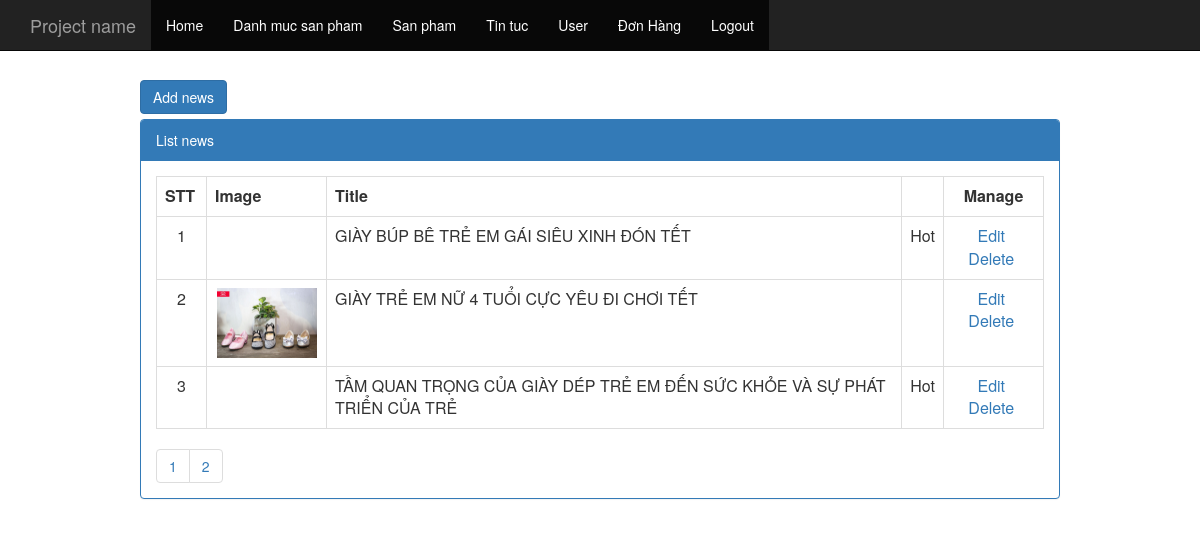
The app's page /admin/index.php?controller=news (signed in) with its own data.
### tables this page shows
CREATE TABLE `tbl_news` (
  `pk_news_id` int(11) NOT NULL,
  `c_name` varchar(500) NOT NULL,
  `c_description` varchar(20000) NOT NULL,
  `c_content` text NOT NULL,
  `c_img` varchar(500) NOT NULL,
  `c_hotnews` int(11) NOT NULL
);

### admin/controller/controller_news.php (called while the page is built, shortened)
<?php
class controller_news extends controller{
    public function __construct(){
        $total_record = $this->model->num_rows("select * from tbl_news");
        $record_per_page = 3;
        $num_page = ceil($total_record/$record_per_page);
        $p = isset($_GET["p"])&&is_numeric($_GET["p"])&&$_GET["p"]>0 ? ($_GET["p"]-1):0;
        $from = $p*$record_per_page;
        $arr = $this->model->fetch("select * from tbl_news order by pk_news_id desc limit $from,$record_per_page");
        include "view/view_news.php";
    }
}
new controller_news();
?>

### application/controller.php (called while the page is built, shortened)
<?php
    class controller{
        public function __construct()
        {
            $this->model = new model();
        }
    }
?>

### application/model.php (called while the page is built, shortened)
<?php
    class model{
        public function fetch($sql){
            global $link;
            $result = mysqli_query($link,$sql);
            $arr = array();
            while($rows = mysqli_fetch_array($result))
                $arr[] = $rows;
            return $arr;
        }
        public function num_rows($sql){
            global  $link;
            $result = mysqli_query($link,$sql);
            return mysqli_num_rows($result);
        }
    }
?>

### admin/view/view_news.php (the view, shortened to what this page needs)
<div class="col-md-10 col-xs-offset-1">
	<div style="margin-bottom:5px;">
		<a href="index.php?controller=add_edit_news&act=add" class="btn btn-primary">
		Add news
		</a>
	</div>
	<div class="panel panel-primary">
		<div class="panel-heading">
			List news
		</div>
		<div class="panel-body">
			<table class="table table-bordered table-hover">
			<tr>
				<th style="width:50px">STT</th>
				<th style="width:120px;">Image</th>
				<th>Title</th>
                <th style="70px"></th>
				<th style="width:100px; text-align: center;">Manage</th>
			</tr>
                <?php
                $stt = 0;
                    foreach($arr as $rows){
                        $stt++;
                ?>
			<tr>
				<td style="text-align:center"><?php echo $stt; ?></td>
				<td style="text-align:center"> <?php
                    if (file_exists("../public/upload/news/".$rows["c_img"])){
                        ?>
                        <img src="<?php echo "../public/upload/news/".$rows['c_img']; ?>" style="width:100px;">
                    <?php }?>
				</td>
				<td><?php echo $rows["c_name"]; ?></td>
                <td style="text-align: center">
                    <?php  echo isset($rows["c_hotnews"])&&$rows["c_hotnews"]==1 ?"Hot" : "" ?>
                </td>
				<td style="text-align:center">
					<a href="index.php?controller=add_edit_news&act=edit&id=<?php echo $rows["pk_news_id"]; ?>">Edit</a>&nbsp;
					<a href="index.php?controller=news&act=delete&id=<?php echo $rows["pk_news_id"]; ?>" onclick="return window.confirm('Are you sure?');">Delete</a>&nbsp;
				</td>
			</tr>
                <?php }?>
			</table>
			<ul class="pagination">
                <?php
                    for ($i = 1;$i<= $num_page;$i++){
                ?>
				<li>
				<a href="index.php?controller=news&p=<?php echo $i?>"><?php echo $i; ?></a></li>
                <?php }?>
			</ul>
		</div>
	</div>
</div>

### admin/view/view_news.php (style rules this page uses)
.pagination { padding: 0px; margin: 0px; }

### records on screen
tbl_news: c_name "GIÀY BÚP BÊ TRẺ EM GÁI SIÊU XINH ĐÓN TẾT", c_hotnews "Hot"
tbl_news: c_img (picture), c_name "GIÀY TRẺ EM NỮ 4 TUỔI CỰC YÊU ĐI CHƠI TẾT"
tbl_news: c_name "TẦM QUAN TRỌNG CỦA GIÀY DÉP TRẺ EM ĐẾN SỨC KHỎE VÀ SỰ PHÁT TRIỂN CỦA TRẺ", c_hotnews "Hot"
